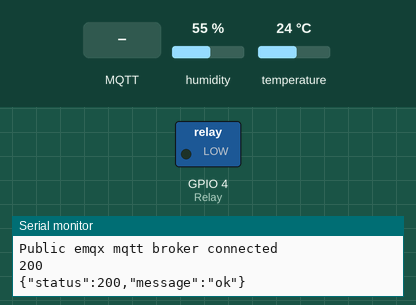
Recording of a sketch running on a simulated ESP32. Parts: switched loads named in the sketch (green lamp = pin HIGH), the last lines printed to the serial monitor. The test bench sets the inputs (shaded band); at power-on: temperature 24 °C, humidity 55 %. WiFi joins after 1.5 s; servers stay silent unless stated; no MQTT or app messages arrive unless stated; web services answer with replies made up by the test bench.

Above: at 2.7 s.
2.8 s: temperature set to 33 °C
At 5.2 s:
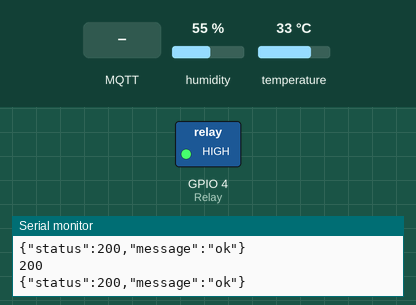
5.5 s: MQTT message "1" arrives on the first subscribed topic
7.9 s: MQTT message "M" arrives on the first subscribed topic
10.3 s: MQTT message "0" arrives on the first subscribed topic
At 12.3 s:
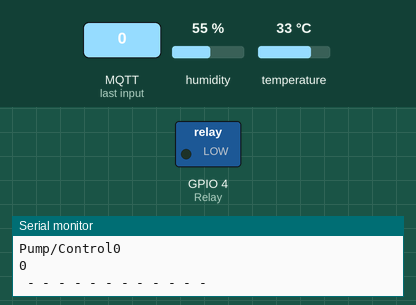
Timing chart, 0 to 13.3 s (numbered marks = the images above; inputs shaded):
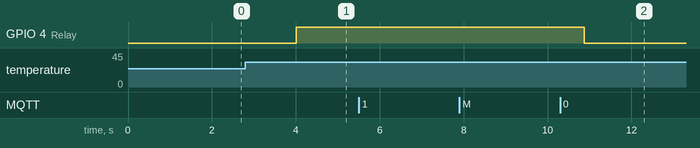

The sketch:

testmqtt.ino
```cpp
#include <WiFi.h>
#include <PubSubClient.h>
#include <DHT.h>
#include <HTTPClient.h>


int Relay = 4;
#define DHTPIN 16
#define DHTTYPE DHT11
DHT dht(DHTPIN, DHTTYPE);

int Mode;
const char *ssid = "id";
const char *password = "password";

const char *mqtt_broker = "broker.hivemq.com";
const char *topic_control = "Pump/Control";
const char *topic_temp = "temp";
const char *topic_humi = "humi";
const char *topic_pump = "Pump/State";
const char *topic_state = "soil/State";
const int mqtt_port = 1883;
const char *line_notify_token = "psdnPD3s0p4JW9F8nv8A7uYOUqEjA1QBPdI5reF5SAj";
WiFiClient espClient;
PubSubClient client(espClient);

void setup() {

 Serial.begin(115200);
 dht.begin();
 pinMode(Relay, OUTPUT);
 WiFi.begin(ssid, password);
 while (WiFi.status() != WL_CONNECTED) {
  delay(500);
  Serial.println("Connecting to WiFi..");
 }

 Serial.println("Connected to the WiFi network");

 client.setServer(mqtt_broker, mqtt_port);
 client.setCallback(Callback);

 while (!client.connected()) {
  String client_id = "esp8266-client-";
  client_id += String(WiFi.macAddress());

  Serial.printf("The client %s connects to mosquitto mqtt broker\n", client_id.c_str());

  if (client.connect(client_id.c_str())) {
    Serial.println("Public emqx mqtt broker connected");
  } else {
    Serial.print("failed with state ");
    Serial.print(client.state());
    delay(2000);
  }
 }

 client.publish(topic_control, "อุปกรณ์เชื่อมต่อแล้ว");
 client.subscribe(topic_control);
}

void sendLineNotify(String message) {
  HTTPClient http;
  http.begin("https://notify-api.line.me/api/notify");
  http.addHeader("Content-Type", "application/x-www-form-urlencoded");
  http.addHeader("Authorization", "Bearer " + String(line_notify_token));

  String postData = "message=" + message;
  int httpResponseCode = http.POST(postData);

  if (httpResponseCode > 0) {
    String response = http.getString();
    Serial.println(httpResponseCode);
    Serial.println(response);
  } else {
    Serial.println("Error on sending message.");
  }

  http.end();
}

void Callback(char *topic_control, byte *payload, unsigned int length) {
  String string;

  Serial.print(topic_control);
  for (int i = 0; i < length; i++) {
    string += (char)payload[i];

    Serial.println(string);

    if (((char) payload[i] == '1') and (Mode == 1)) {
      digitalWrite(Relay, 1);
      client.publish(topic_state, String(1).c_str());
      client.publish(topic_pump, String("กำลังทำงาน").c_str());
    }
    if (((char) payload[i] == '0') and (Mode == 1)) {
      digitalWrite(Relay, 0);
      client.publish(topic_state, String(0).c_str());
      client.publish(topic_pump, String("หยุดทำงาน").c_str());
    }
    if ((char) payload[i] == 'M') {
      Mode = 1;
    }
    if ((char) payload[i] == 'A') {
      Mode = 0;
    }
  }
  Serial.println(string);
  Serial.println(" - - - - - - - - - - - -");
}

void loop() {
  client.loop();

  float h = dht.readHumidity();
  float t = dht.readTemperature();
  if (isnan(h) || isnan(t)) {
    Serial.println(F("Failed to read from DHT sensor!"));
    return;
  }
  client.publish(topic_temp, String(t).c_str());
  client.publish(topic_humi, String(h).c_str());

  if (t >= 30 and Mode == 0) {
    digitalWrite(Relay, 1);
    client.publish(topic_state, String(1).c_str());
    client.publish(topic_pump, String("กำลังทำงาน").c_str());
    sendLineNotify("อุณหภูมิสูงเกินไป!");
  }
  if (t <= 30 and Mode == 0) {
    digitalWrite(Relay, 0);
    client.publish(topic_state, String(0).c_str());
    client.publish(topic_pump, String("หยุดทำงาน").c_str());
    sendLineNotify("อุณหภูมิปกติ");
  }
  delay(1000);
}
```

Measured:
- after the input at 2.8 s, GPIO 4 (Relay): LOW → HIGH after 1.2 s
- after the input at 10.3 s, GPIO 4 (Relay): HIGH → LOW after 0.57 s
